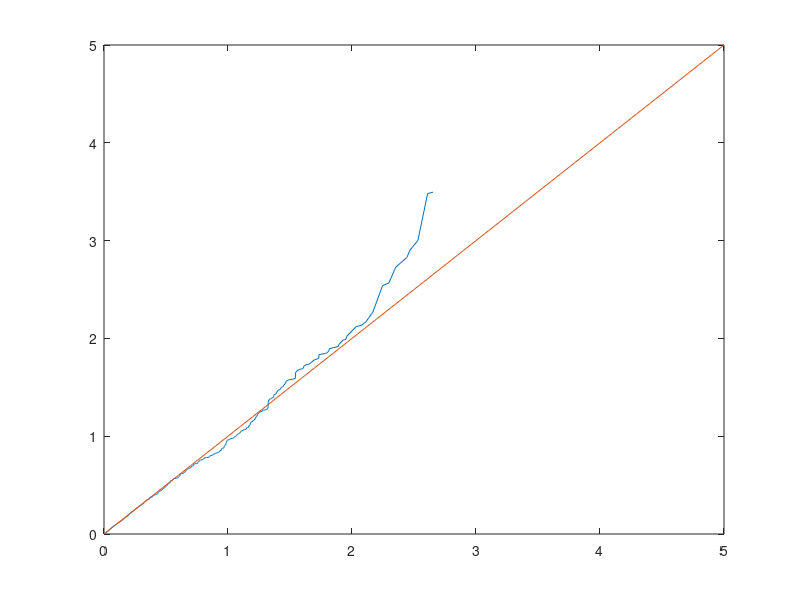
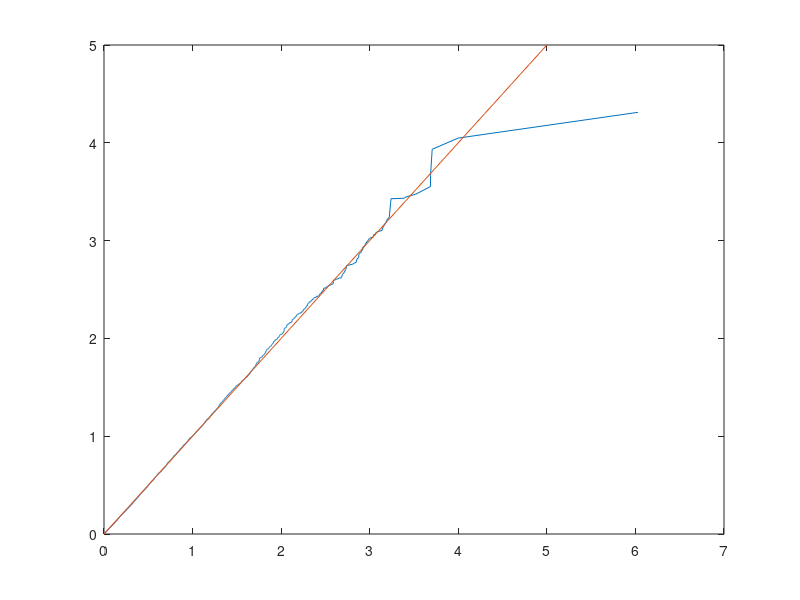

Here is the MATLAB script that generated these plots, in order:
## Author: miguel <miguel@miguel-TM1613>
## Created: 2021-10-18

pkg load statistics

function inv = inv_func(x)
  inv = -log(x)/2;
endfunction


M = rand(1,1000);
result = inv_func(M);
M_exp = exprnd(1/2,1,1000);

figure
axis square
plot(sort(result),sort(M_exp))
hold on
plot([0:0.1:5],[0:0.1:5])


M = rand(1,10000);
result = inv_func(M);
M_exp = exprnd(1/2,1,10000);

figure
axis square
plot(sort(result),sort(M_exp))
hold on
plot([0:0.1:5],[0:0.1:5])
